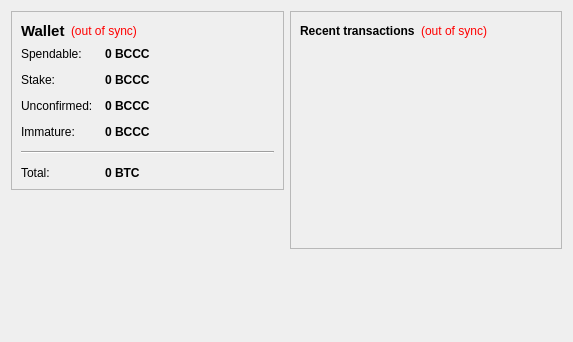
<?xml version="1.0" encoding="UTF-8"?>
<ui version="4.0">
 <class>OverviewPage</class>
 <widget class="QWidget" name="OverviewPage">
  <property name="geometry">
   <rect>
    <x>0</x>
    <y>0</y>
    <width>573</width>
    <height>342</height>
   </rect>
  </property>
  <property name="windowTitle">
   <string>Form</string>
  </property>
  <layout class="QHBoxLayout" name="horizontalLayout" stretch="1,1">
   <item>
    <layout class="QVBoxLayout" name="verticalLayout_2">
     <item>
      <widget class="QFrame" name="frame">
       <property name="frameShape">
        <enum>QFrame::StyledPanel</enum>
       </property>
       <property name="frameShadow">
        <enum>QFrame::Raised</enum>
       </property>
       <layout class="QVBoxLayout" name="verticalLayout_4">
        <item>
         <layout class="QHBoxLayout" name="horizontalLayout_4">
          <item>
           <widget class="QLabel" name="label_5">
            <property name="font">
             <font>
              <pointsize>11</pointsize>
              <weight>75</weight>
              <bold>true</bold>
             </font>
            </property>
            <property name="text">
             <string>Wallet</string>
            </property>
           </widget>
          </item>
          <item>
           <widget class="QLabel" name="labelWalletStatus">
            <property name="toolTip">
             <string>The displayed information may be out of date. Your wallet automatically synchronizes with the BitcoinCashCollectorCoin network after a connection is established, but this process has not completed yet.</string>
            </property>
            <property name="styleSheet">
             <string notr="true">QLabel { color: red; }</string>
            </property>
            <property name="text">
             <string notr="true">(out of sync)</string>
            </property>
            <property name="alignment">
             <set>Qt::AlignLeading|Qt::AlignLeft|Qt::AlignVCenter</set>
            </property>
           </widget>
          </item>
          <item>
           <spacer name="horizontalSpacer_2">
            <property name="orientation">
             <enum>Qt::Horizontal</enum>
            </property>
            <property name="sizeHint" stdset="0">
             <size>
              <width>40</width>
              <height>20</height>
             </size>
            </property>
           </spacer>
          </item>
         </layout>
        </item>
        <item>
         <layout class="QFormLayout" name="formLayout_2">
          <property name="fieldGrowthPolicy">
           <enum>QFormLayout::AllNonFixedFieldsGrow</enum>
          </property>
          <property name="horizontalSpacing">
           <number>12</number>
          </property>
          <property name="verticalSpacing">
           <number>12</number>
          </property>
          <item row="0" column="0">
           <widget class="QLabel" name="label">
            <property name="text">
             <string>Spendable:</string>
            </property>
           </widget>
          </item>
          <item row="0" column="1">
           <widget class="QLabel" name="labelBalance">
            <property name="font">
             <font>
              <weight>75</weight>
              <bold>true</bold>
             </font>
            </property>
            <property name="cursor">
             <cursorShape>IBeamCursor</cursorShape>
            </property>
            <property name="toolTip">
             <string>Your current spendable balance</string>
            </property>
            <property name="text">
             <string notr="true">0 BCCC</string>
            </property>
            <property name="textInteractionFlags">
             <set>Qt::LinksAccessibleByMouse|Qt::TextSelectableByKeyboard|Qt::TextSelectableByMouse</set>
            </property>
           </widget>
          </item>
          <item row="1" column="0">
           <widget class="QLabel" name="label_6">
            <property name="text">
             <string>Stake:</string>
            </property>
           </widget>
          </item>
          <item row="1" column="1">
           <widget class="QLabel" name="labelStake">
            <property name="font">
             <font>
              <weight>75</weight>
              <bold>true</bold>
             </font>
            </property>
            <property name="cursor">
             <cursorShape>IBeamCursor</cursorShape>
            </property>
            <property name="toolTip">
             <string>Total of coins that was staked, and do not yet count toward the current balance</string>
            </property>
            <property name="text">
             <string notr="true">0 BCCC</string>
            </property>
            <property name="textInteractionFlags">
             <set>Qt::LinksAccessibleByMouse|Qt::TextSelectableByKeyboard|Qt::TextSelectableByMouse</set>
            </property>
           </widget>
          </item>
          <item row="2" column="0">
           <widget class="QLabel" name="label_3">
            <property name="text">
             <string>Unconfirmed:</string>
            </property>
           </widget>
          </item>
          <item row="2" column="1">
           <widget class="QLabel" name="labelUnconfirmed">
            <property name="font">
             <font>
              <weight>75</weight>
              <bold>true</bold>
             </font>
            </property>
            <property name="cursor">
             <cursorShape>IBeamCursor</cursorShape>
            </property>
            <property name="toolTip">
             <string>Total of transactions that have yet to be confirmed, and do not yet count toward the current balance</string>
            </property>
            <property name="text">
             <string notr="true">0 BCCC</string>
            </property>
            <property name="textInteractionFlags">
             <set>Qt::LinksAccessibleByMouse|Qt::TextSelectableByKeyboard|Qt::TextSelectableByMouse</set>
            </property>
           </widget>
          </item>
          <item row="3" column="0">
           <widget class="QLabel" name="labelImmatureText">
            <property name="text">
             <string>Immature:</string>
            </property>
           </widget>
          </item>
          <item row="3" column="1">
           <widget class="QLabel" name="labelImmature">
            <property name="font">
             <font>
              <weight>75</weight>
              <bold>true</bold>
             </font>
            </property>
            <property name="toolTip">
             <string>Mined balance that has not yet matured</string>
            </property>
            <property name="text">
             <string notr="true">0 BCCC</string>
            </property>
            <property name="textInteractionFlags">
             <set>Qt::LinksAccessibleByMouse|Qt::TextSelectableByKeyboard|Qt::TextSelectableByMouse</set>
            </property>
           </widget>
          </item>
          <item row="4" column="0" colspan="2">
           <widget class="Line" name="line">
            <property name="orientation">
             <enum>Qt::Horizontal</enum>
            </property>
           </widget>
          </item>
          <item row="5" column="0">
           <widget class="QLabel" name="labelTotalText">
            <property name="text">
             <string>Total:</string>
            </property>
           </widget>
          </item>
          <item row="5" column="1">
           <widget class="QLabel" name="labelTotal">
            <property name="font">
             <font>
              <weight>75</weight>
              <bold>true</bold>
             </font>
            </property>
            <property name="cursor">
             <cursorShape>IBeamCursor</cursorShape>
            </property>
            <property name="toolTip">
             <string>Your current total balance</string>
            </property>
            <property name="text">
             <string notr="true">0 BTC</string>
            </property>
            <property name="textInteractionFlags">
             <set>Qt::LinksAccessibleByMouse|Qt::TextSelectableByKeyboard|Qt::TextSelectableByMouse</set>
            </property>
           </widget>
          </item>
         </layout>
        </item>
       </layout>
      </widget>
     </item>
     <item>
      <spacer name="verticalSpacer">
       <property name="orientation">
        <enum>Qt::Vertical</enum>
       </property>
       <property name="sizeHint" stdset="0">
        <size>
         <width>20</width>
         <height>40</height>
        </size>
       </property>
      </spacer>
     </item>
    </layout>
   </item>
   <item>
    <layout class="QVBoxLayout" name="verticalLayout_3">
     <item>
      <widget class="QFrame" name="frame_2">
       <property name="frameShape">
        <enum>QFrame::StyledPanel</enum>
       </property>
       <property name="frameShadow">
        <enum>QFrame::Raised</enum>
       </property>
       <layout class="QVBoxLayout" name="verticalLayout">
        <item>
         <layout class="QHBoxLayout" name="horizontalLayout_2">
          <item>
           <widget class="QLabel" name="label_4">
            <property name="text">
             <string>&lt;b&gt;Recent transactions&lt;/b&gt;</string>
            </property>
           </widget>
          </item>
          <item>
           <widget class="QLabel" name="labelTransactionsStatus">
            <property name="toolTip">
             <string>The displayed information may be out of date. Your wallet automatically synchronizes with the BitcoinCashCollectorCoin network after a connection is established, but this process has not completed yet.</string>
            </property>
            <property name="styleSheet">
             <string notr="true">QLabel { color: red; }</string>
            </property>
            <property name="text">
             <string notr="true">(out of sync)</string>
            </property>
            <property name="alignment">
             <set>Qt::AlignRight|Qt::AlignTrailing|Qt::AlignVCenter</set>
            </property>
           </widget>
          </item>
          <item>
           <spacer name="horizontalSpacer">
            <property name="orientation">
             <enum>Qt::Horizontal</enum>
            </property>
            <property name="sizeHint" stdset="0">
             <size>
              <width>40</width>
              <height>20</height>
             </size>
            </property>
           </spacer>
          </item>
         </layout>
        </item>
        <item>
         <widget class="QListView" name="listTransactions">
          <property name="styleSheet">
           <string notr="true">QListView { background: transparent; }</string>
          </property>
          <property name="frameShape">
           <enum>QFrame::NoFrame</enum>
          </property>
          <property name="verticalScrollBarPolicy">
           <enum>Qt::ScrollBarAlwaysOff</enum>
          </property>
          <property name="horizontalScrollBarPolicy">
           <enum>Qt::ScrollBarAlwaysOff</enum>
          </property>
          <property name="selectionMode">
           <enum>QAbstractItemView::NoSelection</enum>
          </property>
         </widget>
        </item>
       </layout>
      </widget>
     </item>
     <item>
      <spacer name="verticalSpacer_2">
       <property name="orientation">
        <enum>Qt::Vertical</enum>
       </property>
       <property name="sizeHint" stdset="0">
        <size>
         <width>20</width>
         <height>40</height>
        </size>
       </property>
      </spacer>
     </item>
    </layout>
   </item>
  </layout>
 </widget>
 <resources/>
 <connections/>
</ui>
